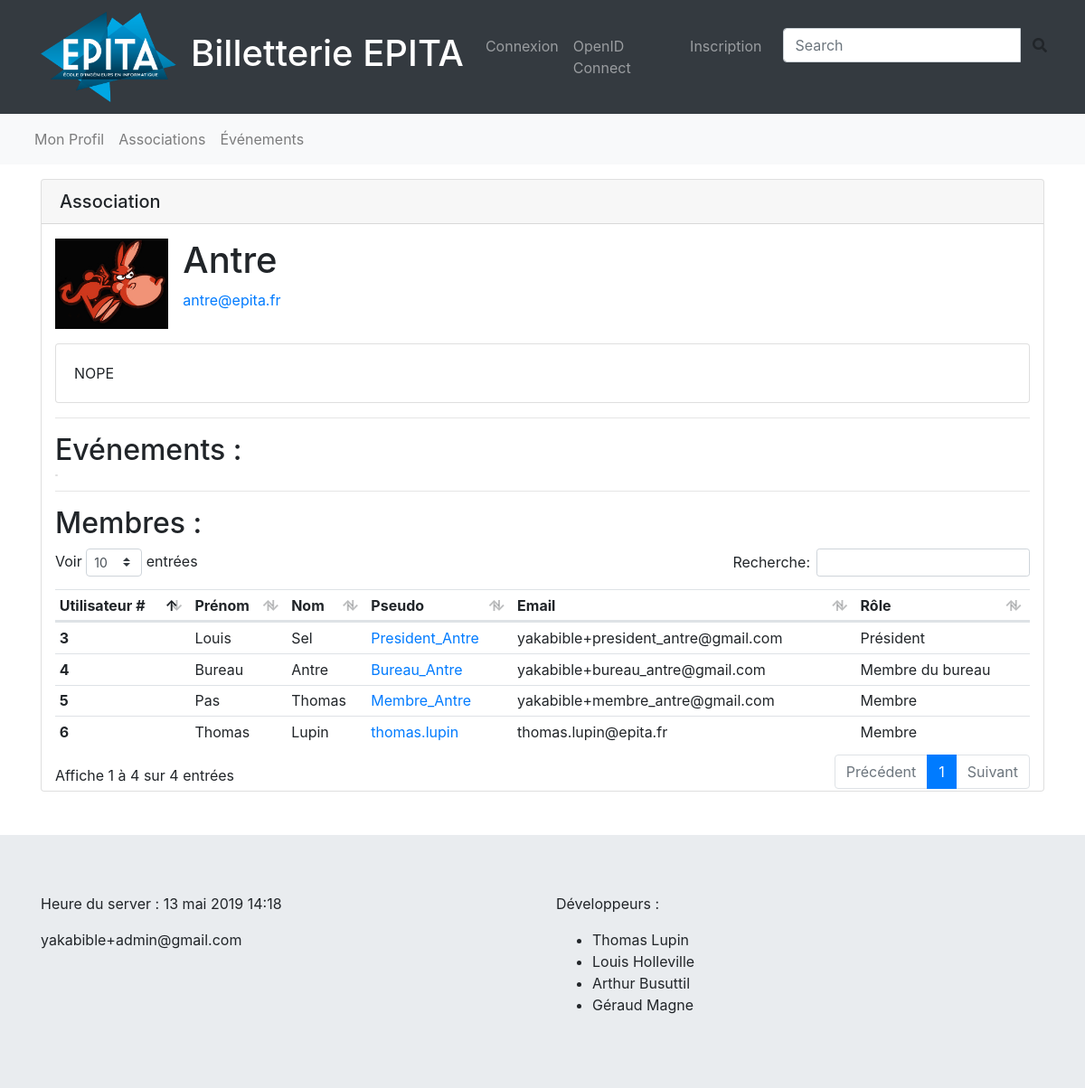
The app's page /assos/1 with its own data.
### billapp/models.py (models this page shows, shortened)
class Association(models.Model):
    name = models.CharField(max_length=64)
    logo_path = models.ImageField(upload_to=assos_image_path)
    email = models.CharField(max_length=64)
    description = models.TextField()

class AssociationUser(models.Model):
    user = models.ForeignKey(User, on_delete=models.CASCADE)
    association = models.ForeignKey(Association, on_delete=models.CASCADE)
    role = models.IntegerField()

### billapp/views.py (the view)
# urls.py: path('assos/<int:pk>', views.AssociationView.as_view(), name='association'),
class AssociationView(generic.DetailView):
    model = Association
    template_name = 'billapp/association.html'

### billapp/templatetags/tools.py (called while the page is built, shortened)
@register.filter
def get_role(index):
    switcher = {
        0: "Membre",
        1: "Membre du bureau",
        2: "Président"
    }
    return switcher.get(index)

@register.simple_tag
def get_admin_email():
    user = User.objects.filter(groups__name="Admin")
    if not user:
        return "NO ADMIN"
    return user[0].email

@register.filter
def visible_events(e):
    return e.filter(validation_state=4).filter(end__gte=datetime.now())

@register.filter
def user_is_manager_or_admin(user):
    return User.objects.filter(groups__name="Admin", pk=user.pk)\
           or User.objects.filter(groups__name="manager", pk=user.pk)

@register.simple_tag
def user_in_assos(user, assos):
    return assos.associationuser_set.filter(user__pk=user.pk) or user_is_manager_or_admin(user)

@register.simple_tag
def has_to_validate(u):
    if not u.is_authenticated:
        return False

### billapp/templates/billapp/association.html (shortened to what this page needs)
{% extends 'base.html' %}
{% load static %}
{% load tools %}
{% block content %}
<div class="card mt-3">
    <h5 class="card-header">Association
        {% user_in_assos request.user object as user_in_asso %}
    </h5>
    <div class="container">
        <div class="media mt-3">
            <img height="100" src="{{ object.logo_path.url }}" class="mr-3" alt="{{ object.name }}">
            <div class="media-body align-middle">
                <h1 class="">{{ object.name }}</h1>
                <a href="mailto:{{ object.email }}">{{ object.email }}</a>
            </div>
        </div>
        <div class="card mt-3">
            <div class="card-body">{{ object.description }}</div>
        </div>
        <hr>
        <h2>Evénements :</h2>
        <div class="list-group list-group-horizontal-lg">
            <div class="list-group-item p0">
            </div>
        </div>
        <hr>
        <h2>Membres :</h2>
        <table class="table table-sm">
            <thead>
                <tr>
                    <th scope="col">Utilisateur #</th>
                    <th scope="col">Prénom</th>
                    <th scope="col">Nom</th>
                    <th scope="col">Pseudo</th>
                    <th scope="col">Email</th>
                    <th scope="col">Rôle</th>
                </tr>
            </thead>
            <tbody>
                {% for us in object.associationuser_set.all %}
                <tr>
                    <th scope="row">{{ us.user.pk }}</th>
                    <td>{{ us.user.first_name }}</td>
                    <td>{{ us.user.last_name }}</td>
                    <td><a href="{% url 'profile' pk=us.user.pk %}">{{ us.user.username }}</a></td>
                    <td>{{ us.user.email }}</td>
                    <td>{{ us.role|get_role }}</td>
                </tr>
                {% endfor %}
            </tbody>
        </table>
    </div>
</div>
{% endblock content %}

### billapp/templates/base.html (shortened to what this page needs)
{% load static %}
{% load tools %}
<!DOCTYPE html>
<html lang="fr">
<head>
    <link rel="stylesheet" href={% static "billapp/css/bootstrap.min.css" %}>
    <link rel="stylesheet" href={% static "billapp/css/fontawesome.css" %}>
    <link rel="stylesheet" href={% static "billapp/css/datatables.min.css" %}>
    <link rel="stylesheet" href={% static "billapp/css/main.css" %}>
</head>
<body>
    <nav class="navbar navbar-expand-lg navbar-dark bg-dark static-top">
        <div class="container">
            <a class="navbar-brand" href="{% url 'index' %}">
                <img src={% static "billapp/img/logo-epita.png" %} height="100" width="150" alt="">
            </a>
            <a class="navbar-brand" href="{% url 'index' %}">
                <h1>Billetterie EPITA</h1>
            </a>
            <div class="collapse navbar-collapse" id="navbarResponsive">
                <ul class="navbar-nav ml-auto">
                {% if user.is_authenticated %}
                    <li class="nav-item">
                        <div class="navbar-text text-light">
                            {{ user.first_name }} {{ user.last_name }}
                        </div>
                    </li>
                    <li class="nav-item">
                        <a class="nav-link" href="{% url 'log_out' %}">Déconnexion</a>
                    </li>
                {% else %}
                    <li class="nav-item">
                        <a class="nav-link" href="{% url 'connection' %}?next={{ request.path }}">Connexion</a>
                    </li>
                    <li class="nav-item">
                        <a class="nav-link" href="{% url 'social:begin' backend='epita' %}?next={{ request.path }}">OpenID Connect</a>
                    </li>
                    <li class="nav-item">
                        <a class="nav-link" href="{% url 'registration' %}">Inscription</a>
                    </li>
                {% endif %}
                    <li>
                        <form>
                            <div class="input-group ml-3">
                                <input type="text" class="form-control" placeholder="Search">
                                <div class="input-group-btn">
                                    <button class="btn btn-default" type="submit">
                                        <i class="fas fa-search"></i>
                                    </button>
                                </div>
                            </div>
                        </form>
                    </li>
                </ul>
            </div>
        </div>
    </nav>
    <nav id="nav" class="navbar navbar-expand  navbar-light bg-light">
        <div class="container">
            <ul class="navbar-nav mr-auto">
                <li class="nav-item">
                    <a class="nav-link" href="{% url 'own_profile' %}">Mon Profil</a>
                </li>
                <li class="nav-item">
                    <a class="nav-link" href="{% url 'assos_list' %}">Associations</a>
                </li>
                <li class="nav-item">
                    <a class="nav-link" href="{% url 'events_list' %}">Événements</a>
                </li>
            </ul>
        </div>
    </nav>
    {% has_to_validate user as hastaf %}
    <main role="main" class="container">
        {% block content %}
        {% endblock content %}
    </main>
    <footer class="jumbotron jumbotron-fluid mt-5 mb-0">
        <div class="container">
            <div class="row">
                <div class="col-6">
                    <p>
                        Heure du server : {% now "j F Y H:i" %}
                    </p>
                    <p>
                        {% get_admin_email %}
                    </p>
                </div>
                <div class="col-6">
                    <p>Développeurs :</p>
                    <ul>
                        <li>Thomas Lupin</li>
                        <li>Louis  Holleville</li>
                        <li>Arthur Busuttil</li>
                        <li>Géraud Magne</li>
                    </ul>
                </div>
            </div>
        </div>
    </footer>
</body>
</html>

### billapp/static/billapp/css/main.css (style rules this page uses)
.p0 { padding: 0 0 0 0 !important; }

### records on screen
Association: logo_path (picture), name "Antre", email "antre@epita.fr", description "NOPE"
AssociationUser: user.pk "3", user.first_name "Louis", user.last_name "Sel", user.username "President_Antre", user.email "yakabible+president_antre@gmail.com", role|get_role "Président"
AssociationUser: user.pk "4", user.first_name "Bureau", user.last_name "Antre", user.username "Bureau_Antre", user.email "yakabible+bureau_antre@gmail.com", role|get_role "Membre du bureau"
AssociationUser: user.pk "5", user.first_name "Pas", user.last_name "Thomas", user.username "Membre_Antre", user.email "yakabible+membre_antre@gmail.com", role|get_role "Membre"
AssociationUser: user.pk "6", user.first_name "Thomas", user.last_name "Lupin", user.username "thomas.lupin", user.email "thomas.lupin@epita.fr", role|get_role "Membre"
